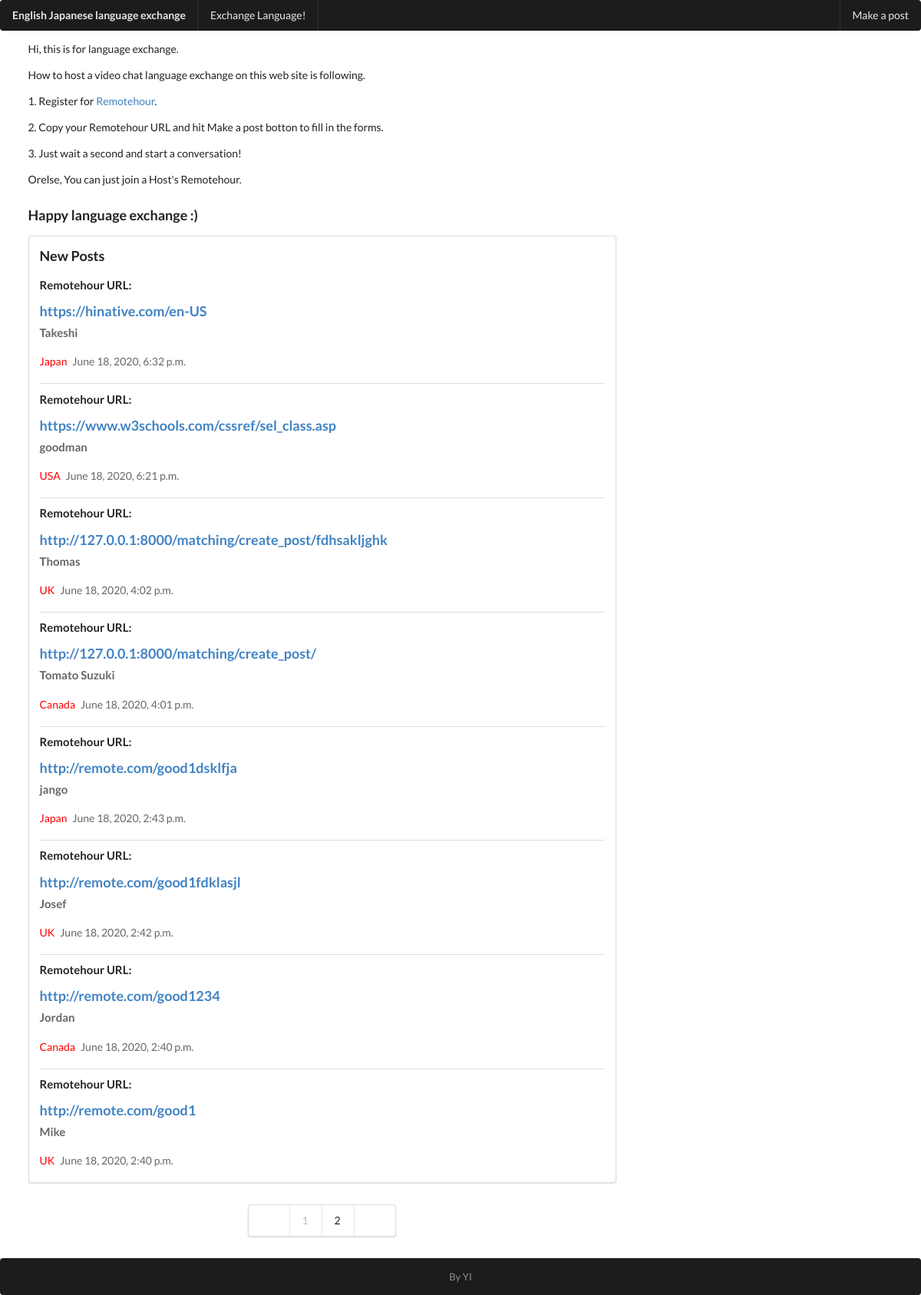
Page /matching/ on the earlier database version.
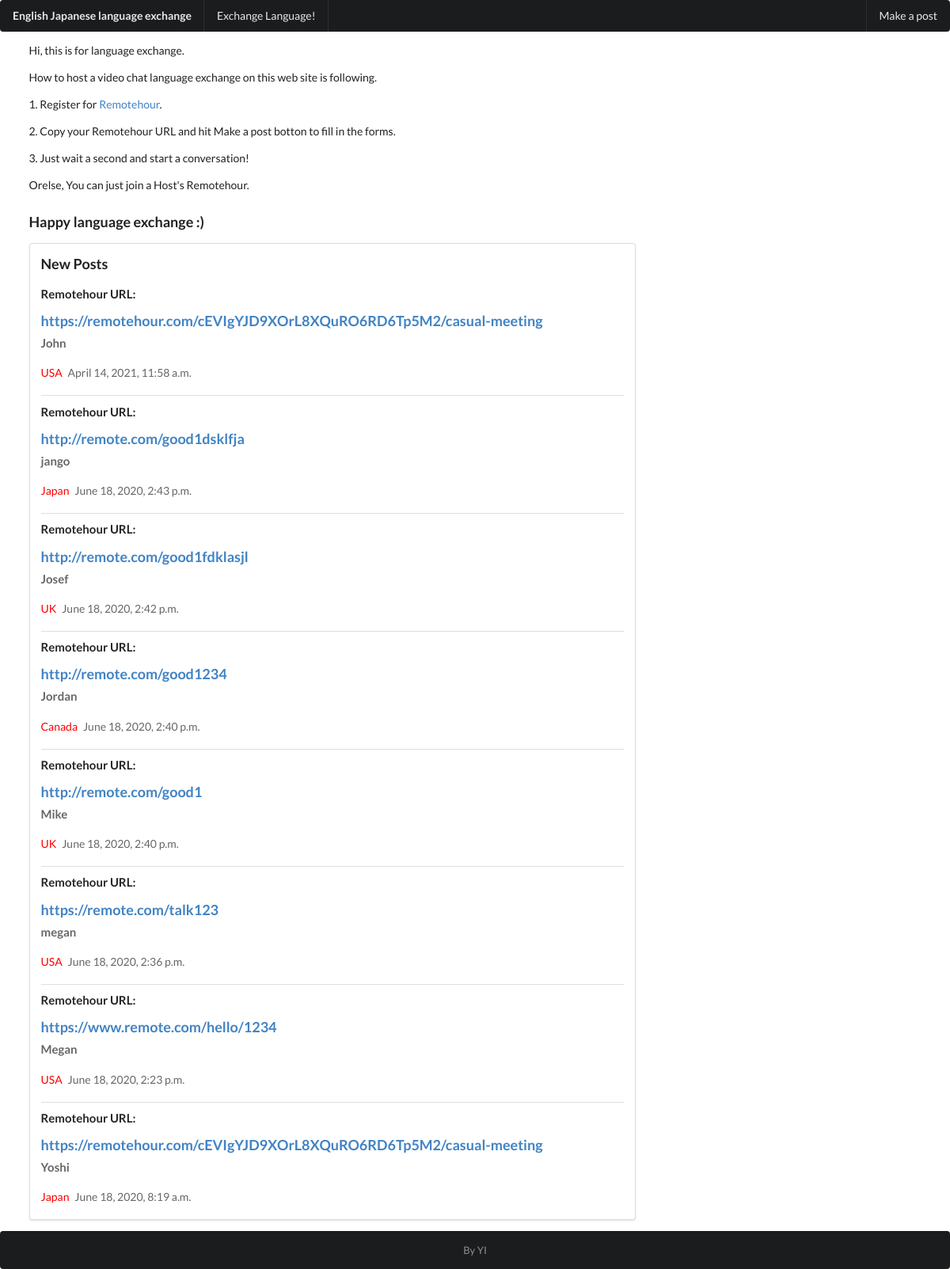
Same page on the later database version.
### matching/models.py (models this page shows, shortened)
class Post(models.Model):
    user_name = models.CharField(
        'user_name',
        max_length=32,
    )
    zoom_url = models.CharField(
        "remotehour_url",
        max_length=512,
        blank=False,
        null=False,
    )
    country = models.ForeignKey(
        Country,
        verbose_name = "From",
        on_delete=models.CASCADE,
        blank=False,
        null=False,
    )
    created = models.DateTimeField(
        auto_now_add=True,
    )
    objects = PostManager()

class Country(models.Model):
    born = models.CharField(
        'country',
        max_length=216,
    )
    objects = CountryManager()

### matching/views.py (the view)
# urls.py: path('', views.PostListView.as_view(), name="home"),
class PostListView(ListView):
    template_name = 'matching/home.html'
    queryset = Post.objects.order_by('-created')
    context_object_name = 'post_list'
    paginate_by = 8
    page_kwarg = 'p'

### templates/matching/home.html (shortened to what this page needs)
{% extends 'matching/base.html' %}
{% block content %}
<div class="ui grid stackable">
    <div class="eleven wide column">
        <div><p>Hi, this is for language exchange.</p>
            <p>How to host a video chat language exchange on this web site is following.</p>
        <p>1. Register for <a href="https://remotehour.com/">Remotehour</a>.</p>
            <p>2. Copy your Remotehour URL and hit Make a post botton to fill in the forms.</p>
        <p>3. Just wait a second and start a conversation!</p>
        <p>Orelse, You can just join a Host's Remotehour.
        </p>
            <h3>Happy language exchange :)</h3>
        </div>
        <div class="ui segment">
            <div class="content">
                <div class="header"><h3>New Posts</h3></div>
                <div class="ui divided items">
                    {% for post in post_list %}
                    <div class="item">
                        <div class="content">
                            <div class="header">
                                <h4>Remotehour URL: </h4><a>{{ post.zoom_url }}</a>
                            </div>
                            <div class="meta">
                                <span class="name"><h4>{{post.user_name}}</h4></span><p></p>
                                <span class = "country">{{post.country.born}}</span>
                                <span class="date">{{post.created}}</span>
                            </div>
                        </div>
                    </div>
                    {% endfor %}
                </div>
            </div>
        </div>
        {% include 'matching/pagination.html' %}
    </div>
</div>
{% endblock %}

### templates/matching/base.html (shortened to what this page needs)
{% load static %}
<!DOCTYPE html>
<head>
    <link href="{% static 'css/semantic.css' %}" rel="stylesheet">
</head>
<body>
    <div class="ui stackable inverted menu">
        <div class="header item">
            English Japanese language exchange
        </div>
        <a class="item">
            Exchange Language!
        </a>
        <div class="right menu">
            <a class="item" href="{% url 'matching:create_post' %}">
                Make a post
            </a>
        </div>
    </div>
    <div class="ui container" style="min-height:100vh;">
        {% block content %}
        {% endblock %}
    </div>
    <div class="ui inverted stackable footer segment">
        <div class="ui container center aligned">
            <div class="ui horizontal inverted small divided link list">
                <a class="item">By YI</a>
            </div>
        </div>
    </div>
</body>

### templates/matching/pagination.html
{% if is_paginated %}
<div class="ui basic segment center aligned">
    <div class="ui pagination menu">
    {% if page_obj.has_previous %}
        <a class="item" href="?p={{page_obj.previous_page_number}}"><i class="chevron left icon"></i></a>
    {% else %}
        <a class="disabled item"><i class="chevron left icon"></i></a>
    {% endif %}
    {% for link_page in page_obj.paginator.page_range %}
        {% if link_page == page_obj.number %}
            <a class="disabled item">{{link_page}}</a>
        {% else %}
            <a class="item" href="?p={{link_page}}">{{link_page}}</a>
        {% endif %}
    {% endfor %}
    {% if page_obj.has_next %}
        <a class="item" href="?p={{page_obj.next_page_number}}"><i class="chevron right icon"></i></a>
    {% else %}
        <a class="disabled item"><i class="chevron right icon"></i></a>
    {% endif %}
    </div>
</div>
{% endif %}

Differences in the rows shown:
removed Post: zoom_url "https://hinative.com/en-US", user_name "Takeshi", country.born "Japan", created "June 18, 2020, 6:32 p.m."
removed Post: zoom_url "https://www.w3schools.com/cssref/sel_class.asp", user_name "goodman", country.born "USA", created "June 18, 2020, 6:21 p.m."
removed Post: zoom_url "http://127.0.0.1:8000/matching/create_post/fdhsakljghk", user_name "Thomas", country.born "UK", created "June 18, 2020, 4:02 p.m."
removed Post: zoom_url "http://127.0.0.1:8000/matching/create_post/", user_name "Tomato Suzuki", country.born "Canada", created "June 18, 2020, 4:01 p.m."
added Post: zoom_url "https://remotehour.com/cEVIgYJD9XOrL8XQuRO6RD6Tp5M2/casual-meeting", user_name "John", country.born "USA", created "April 14, 2021, 11:58 a.m."
now on this page (row unchanged): Post: zoom_url "https://remote.com/talk123", user_name "megan", country.born "USA", created "June 18, 2020, 2:36 p.m."
now on this page (row unchanged): Post: zoom_url "https://www.remote.com/hello/1234", user_name "Megan", country.born "USA", created "June 18, 2020, 2:23 p.m."
now on this page (row unchanged): Post: zoom_url "https://remotehour.com/cEVIgYJD9XOrL8XQuRO6RD6Tp5M2/casual-meeting", user_name "Yoshi", country.born "Japan", created "June 18, 2020, 8:19 a.m."
Other differences:
list line gone: "1"
list line gone: "2"
